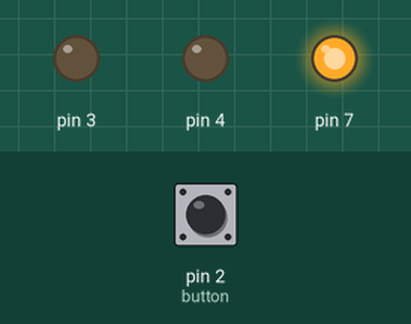
A sketch run on a simulated Arduino Uno, built with avr-gcc and run on an emulated ATmega328P. Shown: output pins drawn as LEDs (lit = HIGH). Inputs (shaded band) come from the test bench; at power-on: pin 2 (button) HIGH.

Above: at 18.0 s.
18.1 s: pin 2 (button) pulled LOW for 3 s
At 20.9 s:
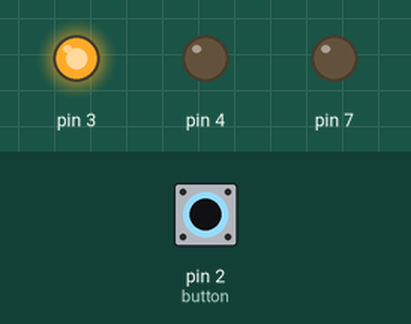
At 22.4 s:
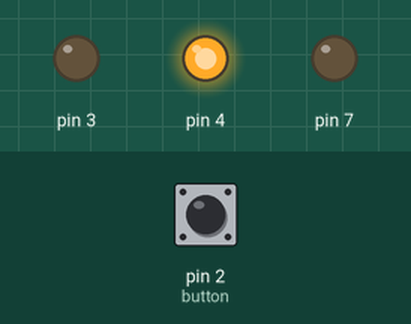
Timing chart, 0 to 34.1 s (numbered marks = the images above; inputs shaded):
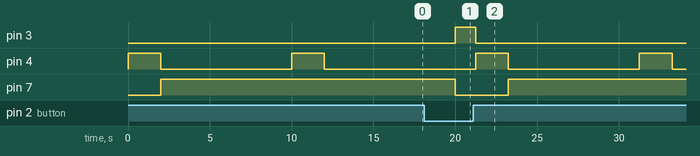

The sketch:

trafficeLights.ino
```cpp
int trafficState = 0;
void setup() {
  pinMode(2, INPUT); //button
  pinMode(3, OUTPUT);
  pinMode(4, OUTPUT);
  pinMode(7, OUTPUT);
}

void loop() {
  trafficState = digitalRead(2);
  if (trafficState == LOW) { //default state
    digitalWrite(3, HIGH);
    digitalWrite(4, LOW);
    digitalWrite(7, LOW);
    delay(250);
  }
   else { //pedestrian crossing
     digitalWrite(3, LOW);
     digitalWrite(4, HIGH);
     delay(2000);
     digitalWrite(4, LOW);
     digitalWrite(7, HIGH);
     delay(8000);
   }
  }
```

Measured:
- after the input at 18.1 s, pin 3: LOW → HIGH after 1.9 s, → LOW 1.3 s later; pin 7: HIGH → LOW after 1.9 s, → HIGH 3.3 s later
- by itself, pin 4: alternates HIGH for 2.0 s and LOW for 8.0 s
